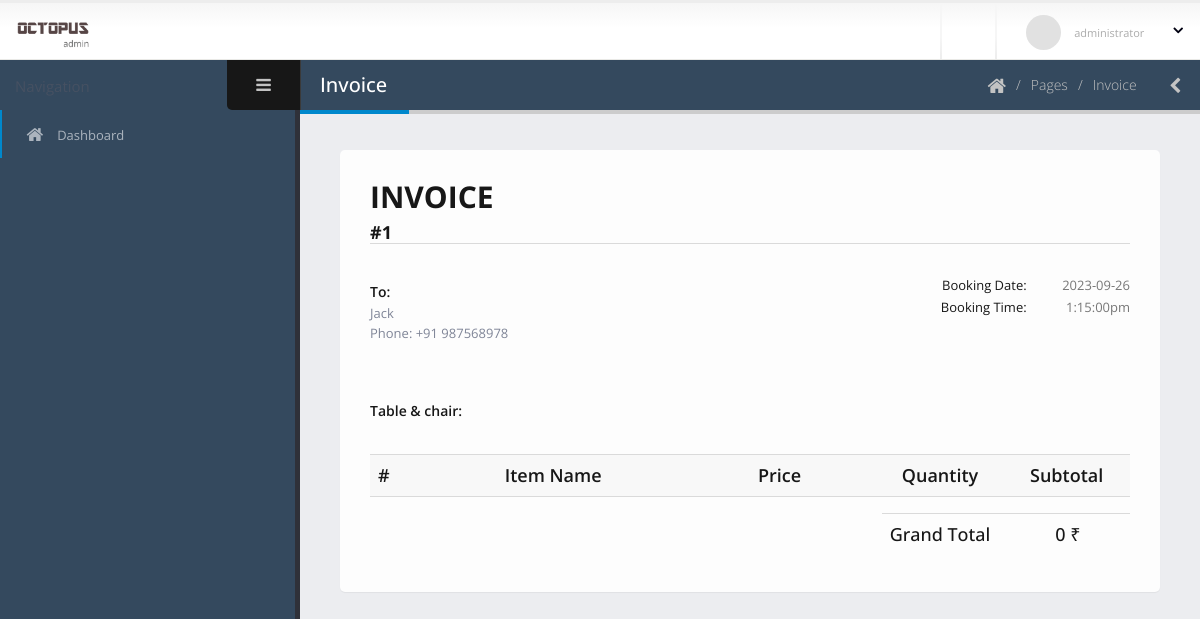
The page /dashboard/invoice.php?booking-number=1 (signed in) on the database its author committed.
### tables this page shows
CREATE TABLE `booking_details` (
  `id` int(11) NOT NULL,
  `booking_id` int(11) NOT NULL,
  `res_id` int(11) NOT NULL,
  `c_id` int(11) NOT NULL,
  `make_date` date NOT NULL,
  `make_time` varchar(50) NOT NULL,
  `name` varchar(50) NOT NULL,
  `phone` int(11) NOT NULL,
  `booking_date` date NOT NULL,
  `booking_time` varchar(30) NOT NULL,
  `bill` float NOT NULL,
  `status` int(11) NOT NULL,
  `reject` int(11) NOT NULL
);

### dashboard/invoice.php (the view, shortened to what this page needs)
<?php include 'template/header.php';
?>
	<body>
		<section class="body">
			<?php include 'template/top-bar.php'; ?>
			<div class="inner-wrapper">
				<?php include 'template/left-bar.php'; ?>
				<section role="main" class="content-body">
					<header class="page-header">
						<h2>Invoice</h2>
						<div class="right-wrapper pull-right">
							<ol class="breadcrumbs">
								<li>
									<a href="index.php">
										<i class="fa fa-home"></i>
									</a>
								</li>
								<li><span>Pages</span></li>
								<li><span>Invoice</span></li>
							</ol>
							<a class="sidebar-right-toggle" data-open="sidebar-right"><i class="fa fa-chevron-left"></i></a>
						</div>
					</header>
					<section class="panel">
						<div class="panel-body">
							<div class="invoice">
								<header class="clearfix">
									<div class="row">
										<div class="col-sm-4 mt-md">
											<h2 class="h2 mt-none mb-sm text-dark text-bold">INVOICE</h2>
											<h4 class="h4 m-none text-dark text-bold">
											#<?php echo $_GET['booking-number']; ?></h4>
										</div>
										<?php
											$con = connect();
										?>
									</div>
								</header>
								<?php
									$booking_number = $_GET['booking-number'];
									$sql2 = "SELECT * FROM `booking_details` where booking_id = '$booking_number';";
									$result2 = $con->query($sql2);
									foreach ($result2 as $r2) {
										$booking_date = $r2['booking_date'];
										$booking_time = $r2['booking_time'];
										$booking_name = $r2['name'];
										$booking_phone = $r2['phone'];
									} ?>
								<div class="bill-info">
									<div class="row">
										<div class="col-md-6">
											<div class="bill-to">
												<p class="h5 mb-xs text-dark text-semibold">To:</p>
												<address>
													<?php echo $booking_name; ?>
													<br/>
													Phone: +91 <?php echo $booking_phone; ?>
												</address>
											</div>
										</div>
										<div class="col-md-6">
											<div class="bill-data text-right">
												<p class="mb-none">
													<span class="text-dark">Booking Date:</span>
													<span class="value"><?php echo $booking_date; ?></span>
												</p>
												<p class="mb-none">
													<span class="text-dark">Booking Time:</span>
													<span class="value"><?php echo $booking_time; ?></span>
												</p>
											</div>
										</div>
									</div>
								</div>
								<div class="bill-info">
									<div class="row">
										<div class="col-md-6">
											<div class="bill-to">
												<p class="h5 mb-xs text-dark text-semibold">Table & chair:</p>
											</div>
										</div>
									</div>
								</div>
								<div class="table-responsive">
									<table class="table invoice-items">
										<thead>
											<tr class="h4 text-dark">
												<th id="cell-id"     class="text-semibold">#</th>
												<th id="cell-item"   class="text-semibold">Item Name</th>
												<th id="cell-price"  class="text-left text-semibold">Price</th>
												<th id="cell-qty"    class="text-center text-semibold">Quantity</th>
												<th id="cell-total"  class="text-center text-semibold">Subtotal</th>
											</tr>
										</thead>
											<?php
											$grand_total = 0;
											?>
									</table>
								</div>
								<div class="invoice-summary">
									<div class="row">
										<div class="col-sm-4 col-sm-offset-8">
											<table class="table h5 text-dark">
												<tbody>
													<tr class="h4">
														<td colspan="2">Grand Total</td>
														<td class="text-left"><?php echo $grand_total; ?> ₹</td>
													</tr>
												</tbody>
											</table>
										</div>
									</div>
								</div>
							</div>
						</div>
					</section>
				</section>
			</div>
		</section>
	</body>
</html>

### dashboard/assets/stylesheets/skins/default.css (style rules this page uses)
a, .btn-link { color: #0088cc; }
.page-header h2 { border-bottom-color: #0088cc; }

### rows shown on the page
booking_details: name "Jack", phone "987568978", booking_date "2023-09-26", booking_time "1:15:00pm"

### other values the page prints
$_GET['booking-number'] "1"
$grand_total "0"
